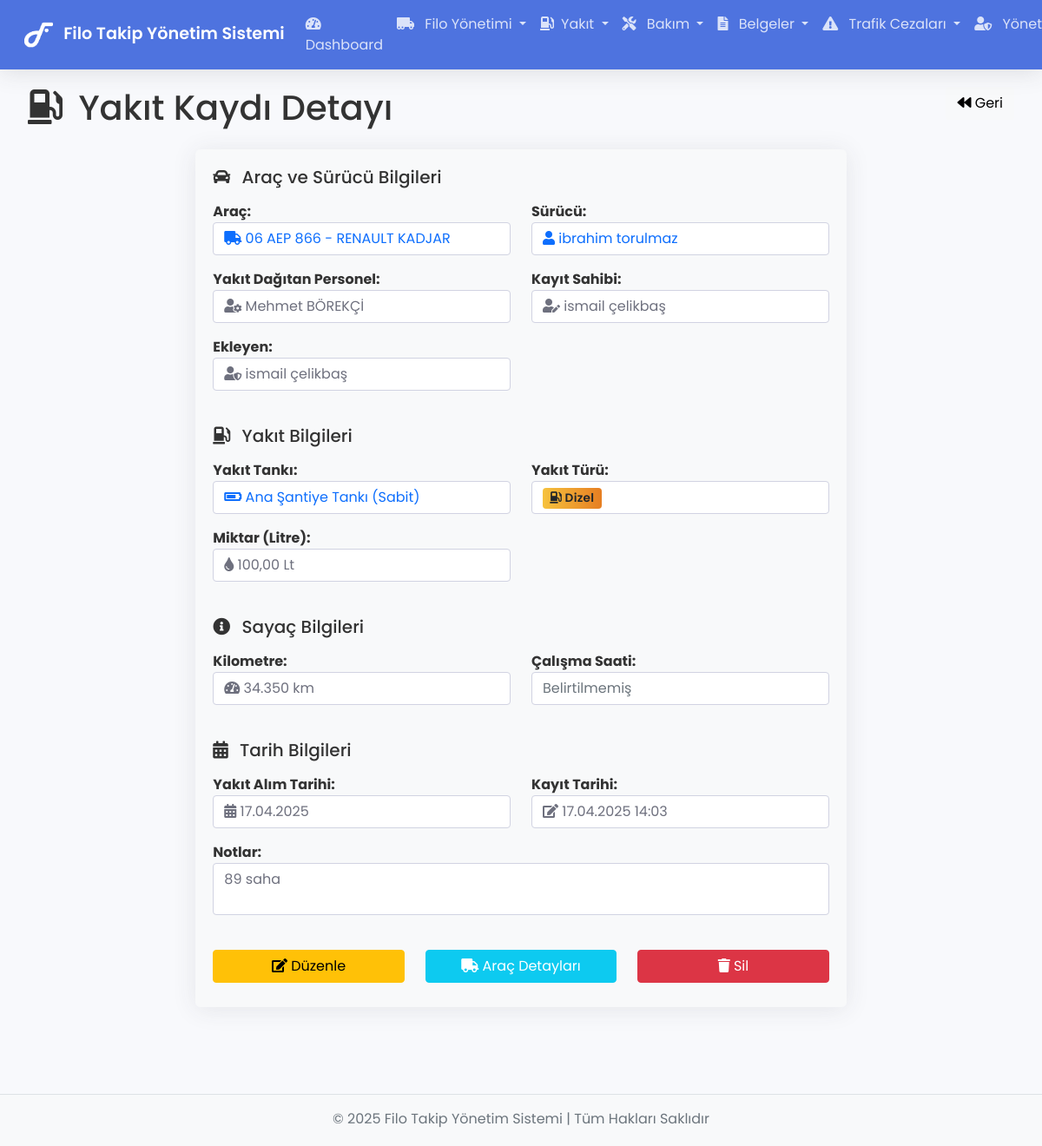
The page /fuel/show/45 (signed in) on the database its author committed.
### tables this page shows
CREATE TABLE `fuel_records` (
  `id` int(11) NOT NULL,
  `vehicle_id` int(11) NOT NULL,
  `driver_id` int(11) DEFAULT NULL,
  `tank_id` int(11) NOT NULL,
  `dispenser_id` int(11) DEFAULT NULL,
  `fuel_type` enum('Benzin','Dizel') NOT NULL,
  `amount` decimal(10,2) NOT NULL COMMENT 'Litre',
  `km_reading` int(11) DEFAULT NULL COMMENT 'Kilometre',
  `hour_reading` decimal(10,2) DEFAULT NULL COMMENT 'Çalışma Saati',
  `date` date NOT NULL,
  `notes` text DEFAULT NULL,
  `created_at` timestamp NOT NULL DEFAULT current_timestamp(),
  `created_by` int(11) NOT NULL
);

CREATE TABLE `vehicles` (
  `id` int(11) NOT NULL,
  `plate_number` varchar(20) NOT NULL,
  `brand` varchar(100) NOT NULL,
  `model` varchar(100) NOT NULL,
  `year` int(11) DEFAULT NULL,
  `company_id` int(11) DEFAULT NULL,
  `vehicle_type` enum('Otomobil','Kamyonet','Damperli Kamyon','Istıcı Kazan','Beton Santrali','Silindir','Loder','Bekoloder','Ekskavatör','Akaryakıt Tankı','Yağlama ve Bakım','Mikserler','Çekici','Arazöz','Mobil Beton Pompası','Jeneratör') NOT NULL,
  `status` enum('Aktif','Pasif','Bakımda') NOT NULL DEFAULT 'Aktif',
  `created_at` timestamp NOT NULL DEFAULT current_timestamp(),
  `order_number` varchar(50) DEFAULT NULL,
  `equipment_number` varchar(50) DEFAULT NULL,
  `fixed_asset_number` varchar(50) DEFAULT NULL,
  `cost_center` varchar(100) DEFAULT NULL,
  `production_site` varchar(100) DEFAULT NULL,
  `inspection_date` date DEFAULT NULL,
  `traffic_insurance_agency` varchar(100) DEFAULT NULL,
  `traffic_insurance_date` date DEFAULT NULL,
  `casco_insurance_agency` varchar(100) DEFAULT NULL,
  `casco_insurance_date` date DEFAULT NULL,
  `work_site` varchar(100) DEFAULT NULL,
  `initial_km` int(11) DEFAULT NULL COMMENT 'Aracın sisteme giriş km bilgisi',
  `initial_hours` decimal(10,2) DEFAULT NULL COMMENT 'Aracın sisteme giriş çalışma saati',
  `current_km` int(11) DEFAULT NULL COMMENT 'Aracın mevcut kilometre bilgisi',
  `current_hours` decimal(10,2) DEFAULT NULL COMMENT 'Aracın mevcut çalışma saati'
);

CREATE TABLE `drivers` (
  `id` int(11) NOT NULL,
  `name` varchar(100) NOT NULL,
  `surname` varchar(100) NOT NULL,
  `identity_number` varchar(20) NOT NULL,
  `license_number` varchar(20) NOT NULL,
  `primary_license_type` varchar(5) DEFAULT NULL,
  `license_issue_date` date DEFAULT NULL,
  `license_expiry_date` date DEFAULT NULL,
  `company_id` int(11) DEFAULT NULL,
  `phone` varchar(20) NOT NULL,
  `email` varchar(100) DEFAULT NULL,
  `address` text DEFAULT NULL,
  `birth_date` date DEFAULT NULL,
  `notes` text DEFAULT NULL,
  `status` enum('Aktif','Pasif','İzinli') NOT NULL DEFAULT 'Aktif',
  `created_at` timestamp NOT NULL DEFAULT current_timestamp()
);

CREATE TABLE `users` (
  `id` int(11) NOT NULL,
  `name` varchar(100) NOT NULL,
  `email` varchar(100) NOT NULL,
  `password` varchar(255) NOT NULL,
  `role` enum('admin','user') NOT NULL DEFAULT 'user',
  `created_at` timestamp NOT NULL DEFAULT current_timestamp(),
  `surname` varchar(50) DEFAULT NULL
);

CREATE TABLE `fuel_tanks` (
  `id` int(11) NOT NULL,
  `name` varchar(100) NOT NULL,
  `type` enum('Sabit','Mobil') NOT NULL,
  `capacity` decimal(10,2) NOT NULL COMMENT 'Litre',
  `current_amount` decimal(10,2) NOT NULL DEFAULT 0.00 COMMENT 'Litre',
  `location` varchar(200) DEFAULT NULL,
  `status` enum('Aktif','Pasif','Bakımda') NOT NULL DEFAULT 'Aktif',
  `fuel_type` enum('Benzin','Dizel') NOT NULL,
  `created_at` timestamp NOT NULL DEFAULT current_timestamp()
);

### app/views/fuel/show.php (the view, shortened to what the rows shown need)
<?php require APPROOT . '/views/inc/header.php'; ?>
<div class="row mb-3">
    <div class="col-md-6">
        <h1><i class="fas fa-gas-pump me-2"></i> Yakıt Kaydı Detayı</h1>
    </div>
    <div class="col-md-6">
        <a href="<?php echo URLROOT; ?>/fuel" class="btn btn-light float-end">
            <i class="fa fa-backward"></i> Geri
        </a>
    </div>
</div>
<div class="row">
    <div class="col-md-8 mx-auto">
        <div class="card card-body bg-light">
            <div class="row mb-4">
                <div class="col-md-12">
                    <h5 class="mb-3"><i class="fas fa-car me-2"></i> Araç ve Sürücü Bilgileri</h5>
                </div>
                <div class="col-md-6">
                    <div class="form-group mb-3">
                        <label class="fw-bold">Araç:</label>
                        <div class="form-control bg-white">
                            <a href="<?php echo URLROOT; ?>/vehicles/show/<?php echo $data['record']->vehicle_id; ?>" class="text-decoration-none">
                                <i class="fas fa-truck"></i> <?php echo $data['record']->plate_number; ?> - <?php echo $data['record']->brand . ' ' . $data['record']->model; ?>
                            </a>
                        </div>
                    </div>
                </div>
                <div class="col-md-6">
                    <div class="form-group mb-3">
                        <label class="fw-bold">Sürücü:</label>
                        <div class="form-control bg-white">
                            <?php if(!empty($data['record']->driver_id)): ?>
                                <a href="<?php echo URLROOT; ?>/drivers/show/<?php echo $data['record']->driver_id; ?>" class="text-decoration-none">
                                    <i class="fas fa-user"></i> <?php echo $data['record']->driver_name . ' ' . ($data['record']->driver_surname ? $data['record']->driver_surname : ''); ?>
                                </a>
                            <?php else: ?>
                                <span class="text-muted"><i class="fas fa-user-slash"></i> Belirtilmemiş</span>
                            <?php endif; ?>
                        </div>
                    </div>
                </div>
                <div class="col-md-6">
                    <div class="form-group mb-3">
                        <label class="fw-bold">Yakıt Dağıtan Personel:</label>
                        <div class="form-control bg-white">
                            <?php if(!empty($data['record']->dispenser_id)): ?>
                                <i class="fas fa-user-cog"></i> <?php echo $data['record']->dispenser_name . ' ' . ($data['record']->dispenser_surname ?? ''); ?>
                            <?php else: ?>
                                <span class="text-muted"><i class="fas fa-user-slash"></i> Belirtilmemiş</span>
                            <?php endif; ?>
                        </div>
                    </div>
                </div>
                <div class="col-md-6">
                    <div class="form-group mb-3">
                        <label class="fw-bold">Kayıt Sahibi:</label>
                        <div class="form-control bg-white">
                            <i class="fas fa-user-edit"></i> <?php echo $data['record']->user_name . ' ' . ($data['record']->user_surname ?? ''); ?>
                        </div>
                    </div>
                </div>
                <div class="col-md-6">
                    <div class="form-group mb-3">
                        <label class="fw-bold">Ekleyen:</label>
                        <div class="form-control bg-white">
                            <i class="fas fa-user-shield"></i> <?php echo $data['record']->user_name . ' ' . ($data['record']->user_surname ? $data['record']->user_surname : ''); ?>
                        </div>
                    </div>
                </div>
            </div>
            <div class="row mb-4">
                <div class="col-md-12">
                    <h5 class="mb-3"><i class="fas fa-gas-pump me-2"></i> Yakıt Bilgileri</h5>
                </div>
                <div class="col-md-6">
                    <div class="form-group mb-3">
                        <label class="fw-bold">Yakıt Tankı:</label>
                        <div class="form-control bg-white">
                            <a href="<?php echo URLROOT; ?>/tanks/show/<?php echo $data['record']->tank_id; ?>" class="text-decoration-none">
                                <i class="fas fa-battery-three-quarters"></i> <?php echo $data['record']->tank_name; ?> (<?php echo $data['record']->tank_type; ?>)
                            </a>
                        </div>
                    </div>
                </div>
                <div class="col-md-6">
                    <div class="form-group mb-3">
                        <label class="fw-bold">Yakıt Türü:</label>
                        <div class="form-control bg-white">
                            <?php if($data['record']->fuel_type == 'Benzin'): ?>
                                <span class="badge bg-danger"><i class="fas fa-gas-pump"></i> Benzin</span>
                            <?php elseif($data['record']->fuel_type == 'Dizel'): ?>
                                <span class="badge bg-warning text-dark"><i class="fas fa-gas-pump"></i> Dizel</span>
                            <?php elseif($data['record']->fuel_type == 'LPG'): ?>
                                <span class="badge bg-info text-dark"><i class="fas fa-gas-pump"></i> LPG</span>
                            <?php elseif($data['record']->fuel_type == 'Elektrik'): ?>
                                <span class="badge bg-success"><i class="fas fa-bolt"></i> Elektrik</span>
                            <?php endif; ?>
                        </div>
                    </div>
                </div>
                <div class="col-md-6">
                    <div class="form-group mb-3">
                        <label class="fw-bold">Miktar (Litre):</label>
                        <div class="form-control bg-white">
                            <i class="fas fa-tint"></i> <?php echo number_format($data['record']->amount, 2, ',', '.'); ?> Lt
                        </div>
                    </div>
                </div>
            </div>
            <div class="row mb-4">
                <div class="col-md-12">
                    <h5 class="mb-3"><i class="fas fa-info-circle me-2"></i> Sayaç Bilgileri</h5>
                </div>
                <div class="col-md-6">
                    <div class="form-group mb-3">
                        <label class="fw-bold">Kilometre:</label>
                        <div class="form-control bg-white">
                            <?php if(!empty($data['record']->km_reading)): ?>
                                <i class="fas fa-tachometer-alt"></i> <?php echo number_format($data['record']->km_reading, 0, ',', '.'); ?> km
                            <?php else: ?>
                                <span class="text-muted">Belirtilmemiş</span>
                            <?php endif; ?>
                        </div>
                    </div>
                </div>
                <div class="col-md-6">
                    <div class="form-group mb-3">
                        <label class="fw-bold">Çalışma Saati:</label>
                        <div class="form-control bg-white">
                            <?php if(!empty($data['record']->hour_reading)): ?>
                                <i class="fas fa-hourglass-half"></i> <?php echo number_format($data['record']->hour_reading, 2, ',', '.'); ?> saat
                            <?php else: ?>
                                <span class="text-muted">Belirtilmemiş</span>
                            <?php endif; ?>
                        </div>
                    </div>
                </div>
            </div>
            <div class="row mb-4">
                <div class="col-md-12">
                    <h5 class="mb-3"><i class="fas fa-calendar-alt me-2"></i> Tarih Bilgileri</h5>
                </div>
                <div class="col-md-6">
                    <div class="form-group mb-3">
                        <label class="fw-bold">Yakıt Alım Tarihi:</label>
                        <div class="form-control bg-white">
                            <i class="fas fa-calendar-alt"></i>
                            <?php
                                $date = new DateTime($data['record']->date);
                                echo $date->format('d.m.Y');
                            ?>
                        </div>
                    </div>
                </div>
                <div class="col-md-6">
                    <div class="form-group mb-3">
                        <label class="fw-bold">Kayıt Tarihi:</label>
                        <div class="form-control bg-white">
                            <i class="fas fa-edit"></i> <?php echo date('d.m.Y H:i', strtotime($data['record']->created_at)); ?>
                        </div>
                    </div>
                </div>
                <?php if(!empty($data['record']->notes)): ?>
                <div class="col-md-12">
                    <div class="form-group mb-3">
                        <label class="fw-bold">Notlar:</label>
                        <div class="form-control bg-white" style="min-height: 60px;">
                            <?php echo nl2br($data['record']->notes); ?>
                        </div>
                    </div>
                </div>
                <?php endif; ?>
            </div>
            <div class="row">
                <div class="col-md-4">
                    <a href="<?php echo URLROOT; ?>/fuel/edit/<?php echo $data['record']->id; ?>" class="btn btn-warning w-100 mb-2">
                        <i class="fas fa-edit"></i> Düzenle
                    </a>
                </div>
                <div class="col-md-4">
                    <a href="<?php echo URLROOT; ?>/vehicles/show/<?php echo $data['record']->vehicle_id; ?>" class="btn btn-info text-white w-100 mb-2">
                        <i class="fas fa-truck"></i> Araç Detayları
                    </a>
                </div>
                <div class="col-md-4">
                    <?php if(isAdmin()): ?>
                        <button type="button" class="btn btn-danger w-100" data-bs-toggle="modal" data-bs-target="#deleteModal">
                            <i class="fas fa-trash"></i> Sil
                        </button>
                    <?php endif; ?>
                </div>
            </div>
        </div>
    </div>
</div>
<?php require APPROOT . '/views/inc/footer.php'; ?>

### rows shown on the page
fuel_records: vehicle.plate_number "06 AEP 866", vehicle.brand "RENAULT", vehicle.model "KADJAR", driver.name "ibrahim", driver.surname "torulmaz", dispenser.name "Mehmet", dispenser.surname "BÖREKÇİ", created_by.name "ismail", created_by.surname "çelikbaş", tank.name "Ana Şantiye Tankı", tank.type "Sabit", amount "100,00", km_reading "34.350", date "17.04.2025", created_at "17.04.2025 14:03", notes "89 saha"

### other values the page prints
SITENAME "Filo Takip Yönetim Sistemi"
